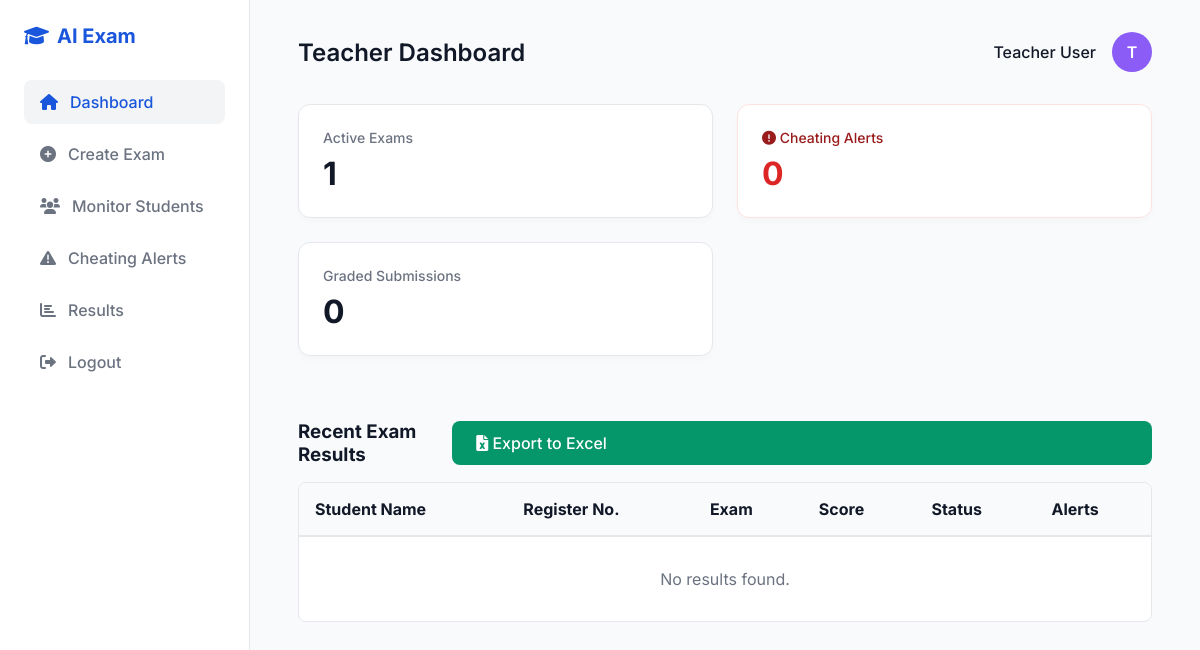
Page /teacher/dashboard (signed in) on the earlier database version.
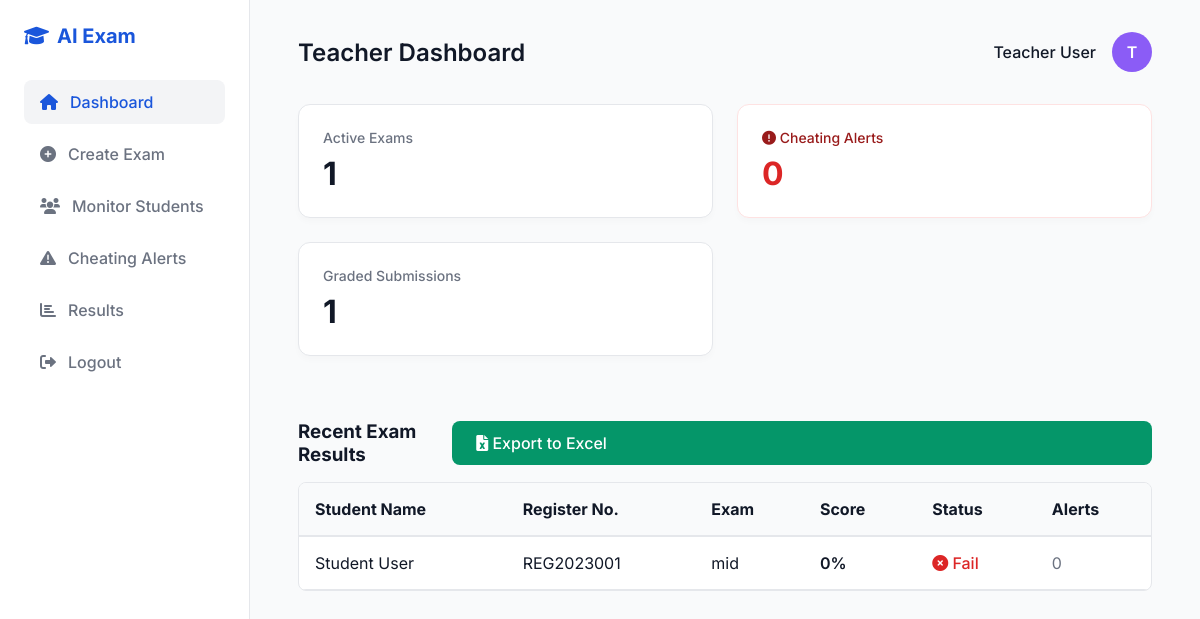
Same page on the later database version.
### tables this page shows
CREATE TABLE results (
            id INTEGER PRIMARY KEY AUTOINCREMENT,
            student_name TEXT NOT NULL,
            register_number TEXT NOT NULL,
            exam_name TEXT NOT NULL,
            marks INTEGER NOT NULL,
            status TEXT NOT NULL,
            cheating_alerts INTEGER DEFAULT 0
        );

### app.py (the view)
@app.route('/teacher/dashboard')
def teacher_dashboard():
    if session.get('role') != 'teacher':
        return redirect(url_for('login'))
    conn = get_db_connection()
    exams = conn.execute('''
        SELECT e.*,
               (SELECT COUNT(*) FROM questions q WHERE q.exam_id = e.id) as question_count
        FROM exams e
        WHERE e.created_by = ?
    ''', (session['user_id'],)).fetchall()
    alerts = conn.execute('''
        SELECT c.*, u.name as student_name
        FROM cheating_alerts c
        LEFT JOIN users u ON c.student_id = u.id
        ORDER BY timestamp DESC
        LIMIT 20
    ''').fetchall()
    results = conn.execute('SELECT * FROM results ORDER BY id DESC LIMIT 20').fetchall()
    conn.close()
    return render_template('teacher_dashboard.html', alerts=alerts, exams=exams, results=results)

### app.py (called while the page is built)
def get_db_connection():
    conn = sqlite3.connect(DATABASE)
    conn.row_factory = sqlite3.Row
    return conn

### templates/teacher_dashboard.html (shortened to what this page needs)
<!DOCTYPE html>
<html lang="en">
<head>
    <link rel="stylesheet" href="{{ url_for('static', filename='style.css') }}">
    <link href="https://cdnjs.cloudflare.com/ajax/libs/font-awesome/6.0.0/css/all.min.css" rel="stylesheet">
</head>
<body>
    <div class="dashboard-layout">
        <aside class="sidebar">
            <div class="sidebar-logo">
                <i class="fas fa-graduation-cap"></i> AI Exam
            </div>
            <nav class="sidebar-nav">
                <a href="{{ url_for('teacher_dashboard') }}" class="nav-link active"><i class="fas fa-home"></i> Dashboard</a>
                <a href="{{ url_for('exam_hub') }}" class="nav-link"><i class="fas fa-plus-circle"></i> Create Exam</a>
                <a href="#" class="nav-link"><i class="fas fa-users"></i> Monitor Students</a>
                <a href="{{ url_for('teacher_alerts') }}" class="nav-link"><i class="fas fa-exclamation-triangle"></i> Cheating Alerts</a>
                <a href="#" class="nav-link"><i class="fas fa-chart-bar"></i> Results</a>
                <a href="{{ url_for('logout') }}" class="nav-link"><i class="fas fa-sign-out-alt"></i> Logout</a>
            </nav>
        </aside>
        <main class="main-content">
            <header class="header">
                <div class="header-title">Teacher Dashboard</div>
                <div class="user-profile">
                    <span style="font-weight: 500;">{{ session['name'] }}</span>
                    <div class="avatar" style="background-color: #8B5CF6;">T</div>
                </div>
            </header>
            <div class="dashboard-grid">
                <div class="stat-card">
                    <div class="stat-title">Active Exams</div>
                    <div class="stat-value">{{ exams|length }}</div>
                </div>
                <a href="{{ url_for('teacher_alerts') }}" style="text-decoration: none; color: inherit;">
                    <div class="stat-card" style="cursor: pointer; border: 1px solid #FEE2E2;">
                        <div class="stat-title" style="color: #991B1B;"><i class="fas fa-exclamation-circle"></i> Cheating Alerts</div>
                        <div class="stat-value" style="color: #DC2626;">{{ alerts|length }}</div>
                    </div>
                </a>
                <div class="stat-card">
                    <div class="stat-title">Graded Submissions</div>
                    <div class="stat-value">{{ results|length }}</div>
                </div>
            </div>
            <div style="margin-top: 2rem;">
                <div style="display: flex; justify-content: space-between; align-items: center; margin-bottom: 1rem;">
                    <h3>Recent Exam Results</h3>
                    <a href="{{ url_for('download_results') }}" class="btn-primary" style="text-decoration: none; background: #059669;">
                        <i class="fas fa-file-excel"></i> Export to Excel
                    </a>
                </div>
                <div style="overflow-x: auto; background: white; border: 1px solid var(--border); border-radius: 8px;">
                    <table style="width: 100%; border-collapse: collapse; text-align: left;">
                        <thead>
                            <tr style="border-bottom: 2px solid var(--border); background: #F9FAFB;">
                                <th style="padding: 1rem;">Student Name</th>
                                <th style="padding: 1rem;">Register No.</th>
                                <th style="padding: 1rem;">Exam</th>
                                <th style="padding: 1rem;">Score</th>
                                <th style="padding: 1rem;">Status</th>
                                <th style="padding: 1rem;">Alerts</th>
                            </tr>
                        </thead>
                        <tbody>
                            {% if results %}
                                {% for r in results %}
                                <tr style="border-bottom: 1px solid var(--border);">
                                    <td style="padding: 1rem;">{{ r.student_name }}</td>
                                    <td style="padding: 1rem;">{{ r.register_number }}</td>
                                    <td style="padding: 1rem;">{{ r.exam_name }}</td>
                                    <td style="padding: 1rem; font-weight: 600;">{{ r.marks }}%</td>
                                    <td style="padding: 1rem;">
                                        {% if r.status == 'Pass' %}
                                            <span style="color: #059669; font-weight: 500;"><i class="fas fa-check-circle"></i> Pass</span>
                                        {% else %}
                                            <span style="color: #DC2626; font-weight: 500;"><i class="fas fa-times-circle"></i> Fail</span>
                                        {% endif %}
                                    </td>
                                    <td style="padding: 1rem;">
                                        {% if r.cheating_alerts > 0 %}
                                            <span style="color: #DC2626; font-weight: bold;">{{ r.cheating_alerts }}</span>
                                        {% else %}
                                            <span style="color: var(--text-muted);">0</span>
                                        {% endif %}
                                    </td>
                                </tr>
                                {% endfor %}
                            {% else %}
                                <tr>
                                    <td colspan="6" style="padding: 2rem; text-align: center; color: var(--text-muted);">No results found.</td>
                                </tr>
                            {% endif %}
                        </tbody>
                    </table>
                </div>
            </div>
        </main>
    </div>
</body>
</html>

### static/style.css (style rules this page uses)
:root { --primary: #1A56DB; --primary-hover: #1E429F; --secondary: #F3F4F6; --text-main: #111827; --text-muted: #6B7280; --bg-main: #F9FAFB; --bg-card: #FFFFFF; --border: #E5E7EB; --success: #10B981; --danger: #EF4444; }
* { margin: 0; padding: 0; box-sizing: border-box; font-family: 'Inter', sans-serif; }
body { background-color: var(--bg-main); color: var(--text-main); display: flex; flex-direction: column; min-height: 100vh; }
.btn-primary { background-color: var(--primary); color: white; border: none; padding: 0.75rem 1.5rem; border-radius: 8px; font-weight: 500; cursor: pointer; width: 100%; font-size: 1rem; transition: background-color 0.2s, transform 0.1s; }
.dashboard-layout { display: flex; min-height: 100vh; }
.sidebar { width: 250px; background-color: var(--bg-card); border-right: 1px solid var(--border); display: flex; flex-direction: column; padding: 1.5rem; }
.sidebar-logo { font-size: 1.25rem; font-weight: 700; color: var(--primary); margin-bottom: 2rem; display: flex; align-items: center; gap: 0.5rem; }
.sidebar-nav { display: flex; flex-direction: column; gap: 0.5rem; }
.nav-link { text-decoration: none; padding: 0.75rem 1rem; color: var(--text-muted); border-radius: 8px; font-weight: 500; transition: all 0.2s; display: flex; align-items: center; gap: 0.75rem; }
.nav-link:hover, .nav-link.active { background-color: var(--secondary); color: var(--primary); }
.main-content { flex: 1; padding: 2rem 3rem; display: flex; flex-direction: column; }
.header { display: flex; justify-content: space-between; align-items: center; margin-bottom: 2rem; }
.header-title { font-size: 1.5rem; font-weight: 600; }
.user-profile { display: flex; align-items: center; gap: 1rem; }
.avatar { width: 40px; height: 40px; border-radius: 50%; background-color: var(--primary); color: white; display: flex; justify-content: center; align-items: center; font-weight: 600; }
.dashboard-grid { display: grid; grid-template-columns: repeat(auto-fit, minmax(300px, 1fr)); gap: 1.5rem; margin-bottom: 2rem; }
.stat-card { background: var(--bg-card); padding: 1.5rem; border-radius: 12px; border: 1px solid var(--border); box-shadow: 0 4px 6px rgba(0,0,0,0.02); }
.stat-title { color: var(--text-muted); font-size: 0.875rem; font-weight: 500; margin-bottom: 0.5rem; }
.stat-value { font-size: 2rem; font-weight: 700; color: var(--text-main); }

Differences in the rows shown:
added results: student_name "Student User", register_number "REG2023001", exam_name "mid", marks "0", status "Fail" (drawn), cheating_alerts "0"
Other differences:
{{ results|length }}: "0" → "1"
text no longer shown: "No results found."
